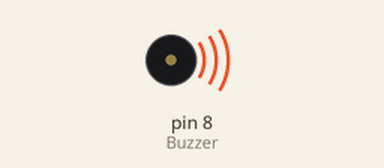
Recording of a sketch running on a simulated Arduino Uno, built with avr-gcc and run on an emulated ATmega328P. Parts: buzzer (waves = sounding).

Above: at 0.03 s.
At 2.72 s:
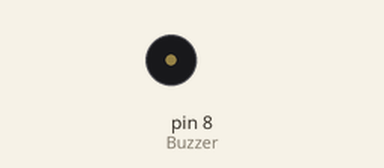
Timing chart, 0 to 3.0 s (numbered marks = the images above):
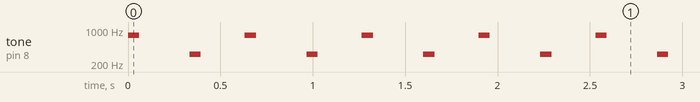

The sketch:

week06_4_arduino_slow_jogging.ino
```cpp
// week06_4_arduino_slow_jogging
void setup() {
  // put your setup code here, to run once:
  pinMode(8, OUTPUT);  // 8 Buzzer
}

void loop() {
  // put your main code here, to run repeatedly:
  tone(8, 780, 60);  // 自行決定聲音的 Hz；pin8, 780 Hz, 60 ms
  delay(333); // 等 0.333 秒換下一個音
  tone(8, 320, 60);  // 自行決定聲音的 Hz；pin8, 320 Hz, 60 ms
  delay(300);
  // 每秒會叫 3 聲，60 秒會叫 180 聲，180 BPM (Beat Per Minute)
}
```

Measured:
- by itself, tone on pin 8 (Buzzer): repeats every 0.63 s: silent 0.27 s, 320 Hz 0.06 s, silent 0.24 s, 780 Hz 0.06 s
